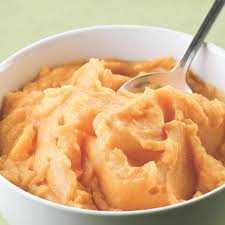
#> input picture test images/O_12967.jpg, 225 x 225 px, given as the content of the folder Data/ORGANIC, which was not available
$ jupyter execute --allow-errors 'waste classification organic and non organic-code.ipynb'   (text cells are left out)
#> lines starting #> are read from the running program, lines starting #| are printed output that depends on the picture; pictures that were not available may be replaced by others from this repository, and a replacement may not be noted
[cell 1]
import pandas as pd
import os
import numpy as np
import matplotlib.pyplot as plt
from sklearn import svm
from sklearn.model_selection import GridSearchCV
from sklearn.model_selection import train_test_split
from sklearn.metrics import accuracy_score
from sklearn.metrics import classification_report,confusion_matrix
from sklearn import preprocessing
import pickle
import seaborn as sns

[cell 2]
from skimage.transform import resize
from skimage.io import imread
from skimage import io, transform

[cell 3]
Categories=['ORGANIC','NONORGANIC']
flat_data_arr=[] #input array
target_arr=[] #output array
datadir=r"Data"

#create file paths by combining the datadir (data directory) with the filenames 'flat_data.npy
flat_data_file = os.path.join(datadir, 'flat_data.npy')
target_file = os.path.join(datadir, 'target.npy')

if os.path.exists(flat_data_file) and os.path.exists(target_file):
    # Load the existing arrays
    flat_data = np.load(flat_data_file)
    target = np.load(target_file)
else:
    #path which contains all the categories of images
    for i in Categories:
        print(f'loading... category : {i}')
        path=os.path.join(datadir,i)
        #create file paths by combining the datadir (data directory) with the i
        for img in os.listdir(path):
            img_array=imread(os.path.join(path,img))#Reads the image using imread.
#> img_array is the input picture: shape (225, 225, 3); mean R, G, B 215.1, 175.9, 130.9
            img_resized=resize(img_array,(150,150,3)) #Resizes the image to a common size of (150, 150, 3) pixels.
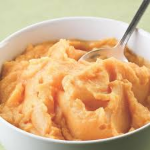
#> img_resized: shape (150, 150, 3) float64; mean R, G, B 0.844, 0.69, 0.513
            flat_data_arr.append(img_resized.flatten()) #Flattens the resized image array and adds it to the flat_data_arr.
            target_arr.append(Categories.index(i)) #Adds the index of the category to the target_arr.
            #this index is being used to associate the numerical representation of the category (index) with the actual image data. This is often done to provide labels for machine learning algorithms where classes are represented numerically. In this case, 'ORGANIC' might correspond to label 0, and 'NONORGANIC' might correspond to label 1.
            print(f'loaded category:{i} successfully')
            #After processing all images, it converts the lists to NumPy arrays (flat_data and target).
            flat_data=np.array(flat_data_arr)
            target=np.array(target_arr)
#> pass 2 of the loop `for i in Categories:`:
    # Save the arrays(flat_data ,target ) into the files(flat_data.npy,target.npy)
    np.save(os.path.join(datadir, 'flat_data.npy'), flat_data)
    np.save(os.path.join(datadir, 'target.npy'), target)

[cell 4]
print(flat_data_file)
target_file

[cell 5]
len(flat_data_arr)
#> Out = 2

[cell 6]
flat_data

[cell 7]
target.sum()

[cell 8]
#dataframe
df=pd.DataFrame(flat_data)
#> df = table of 2 rows and 67500 columns
df['Target']=target #associated the numerical representation of the category (index) with the actual image data
df.shape
#> Out = (2, 67501)

[cell 9]
df
#> Out = table of 2 rows and 67501 columns

[cell 10]
df.columns

[cell 11]
plt.figure(figsize=(8, 6))
ax = sns.countplot(data=df, x='Target')
plt.xlabel('Target', fontsize=12)
plt.ylabel('Count', fontsize=12)
plt.title('Count Plot for Target', fontsize=14)

# Add count labels on top of the bars
for p in ax.patches:
    ax.annotate(f"{p.get_height()}",
                (p.get_x() + p.get_width() / 2., p.get_height()),
                ha='center', va='center', fontsize=11, color='black', xytext=(0, 5),
                textcoords='offset points')
#> this loop made 2 passes

plt.show()
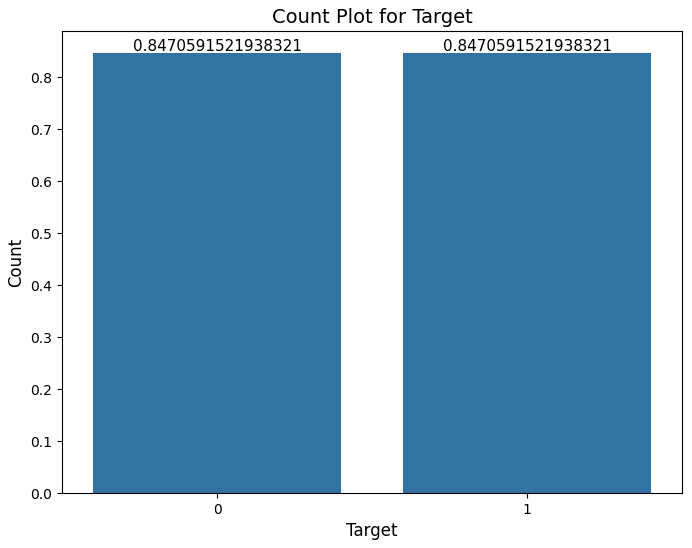
#> figure drawn by matplotlib, 1 panel

[cell 12]
#input data
x=df.iloc[:,:-1]
#> x = table of 2 rows and 67500 columns
#output data
y=df.iloc[:,-1]
y
x
#> Out = table of 2 rows and 67500 columns

[cell 13]
# Splitting the data into training and testing sets
x_train,x_test,y_train,y_test=train_test_split(x,y,test_size=0.30,random_state=77)
#> x_train = table of 1 rows and 67500 columns; x_test = table of 1 rows and 67500 columns

[cell 14]
from sklearn.svm import SVC
svm=SVC()
filename = 'SVC_Classifier.pkl'
#> (the rest of this cell did not finish here and is left out)

#> (a cell that did not finish here is left out)

[cell 16]
class_labels=['ORGANIC','NONORGANIC']
plt.figure(figsize=(8, 6))
#> (the rest of this cell did not finish here and is left out)

[cell 17]
from sklearn.ensemble import RandomForestClassifier
rf=RandomForestClassifier()
filename = 'RF_Classifier.pkl'
if os.path.exists('RF_Classifier.pkl'):
# Load the trained model from the Pickle file
 with open(filename, 'rb') as RF_Model_pkl:
            rf = pickle.load(RF_Model_pkl)
            y_pred=rf.predict(x_test)
            Acc=accuracy_score(y_test,y_pred)*100
            print("Accuracy",Acc)
else:
    rf.fit(x_train,y_train)
    y_pred=rf.predict(x_test)
#> y_pred = [1]
    Acc=accuracy_score(y_test,y_pred)*100
#> Acc = 0
    print("Accuracy",Acc)
#| Accuracy 0.0
    # Dump the trained Naive Bayes classifier with Pickle
    filename = 'RF_Classifier.pkl'
    # Open the file to save as pkl file
    RF_Model_pkl = open(filename, 'wb')
    #when you use 'wb' as the mode when opening a file, you are telling Python to open the file in write mode and treat it as a binary file. This is commonly used when saving non-textual data, such as images, audio, or serialized objects like machine learning models
    pickle.dump(rf, RF_Model_pkl)
    #function to serialize and save the rf object (which is your trained Random Forest model) into the Pickle file opened as RF_Model_pkl.
    # Close the pickle instances
    RF_Model_pkl.close()

[cell 18]
Acc=accuracy_score(y_test,y_pred)*100
print("Accuracy",Acc)
#| Accuracy 0.0

[cell 19]
cm=confusion_matrix(y_test,y_pred)
#> cm = [[0, 1], [0, 0]]
cm
#> Out = [[0, 1], [0, 0]]

[cell 20]
class_labels=['ORGANIC','NONORGANIC']
plt.figure(figsize=(8, 6))
sns.heatmap(cm, annot=True, fmt="d", cmap="Blues", xticklabels=class_labels, yticklabels=class_labels)
plt.xlabel("Predicted Label")
plt.ylabel("True Label")
plt.title("Confusion Matrix")
plt.show()
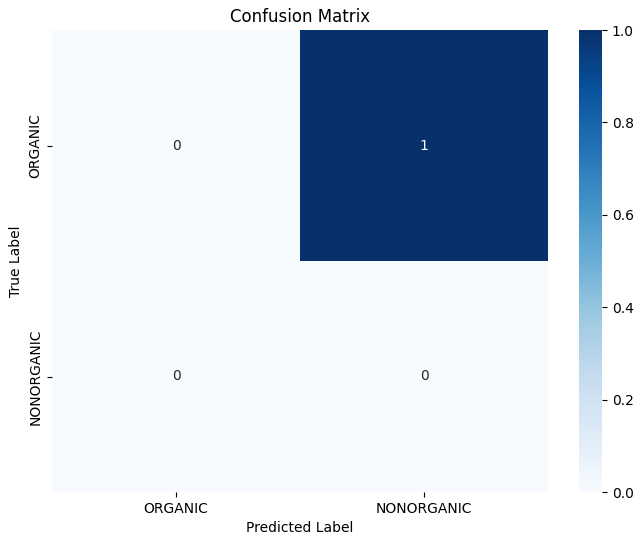
#> figure drawn by matplotlib, 2 panels

[cell 21]
report=classification_report(y_test,y_pred)
print(report)
#|               precision    recall  f1-score   support
#|            0       0.00      0.00      0.00       1.0
#|            1       0.00      0.00      0.00       0.0
#|     accuracy                           0.00       1.0
#|    macro avg       0.00      0.00      0.00       1.0
#| weighted avg       0.00      0.00      0.00       1.0

[cell 22]
path = r"test images"
Categories = {0:'ORGANIC',1:'NONORGANIC'}  # Define your categories with corresponding labels
for filename in os.listdir(path):
    img_path = os.path.join(path, filename)  # Construct the complete image path
    img = imread(img_path)

    plt.imshow(img)
    plt.show()

    img_resize = resize(img, (150, 150, 3))
    l = [img_resize.flatten()]

    # Make predictions using your pre-trained model
    prediction = rf.predict(l)[0]
#> prediction = 1
    predicted_category = Categories[prediction]
#> predicted_category = 'NONORGANIC'
    print("The predicted image is:", predicted_category)
#| The predicted image is: NONORGANIC
#> pass 2 of the loop `for filename in os.listdir(path):`:
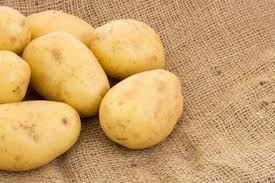
#> input picture test images/O_12968.jpg, 275 x 183 px
#> img is the input picture: shape (183, 275, 3); mean R, G, B 205.6, 164, 107
#> `img_resize = resize(img, (150, 150, 3))`:
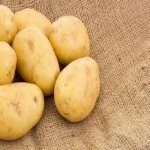
#> img_resize: shape (150, 150, 3) float64; mean R, G, B 0.806, 0.643, 0.42
#| The predicted image is: NONORGANIC
#> pass 3 of the loop `for filename in os.listdir(path):`:
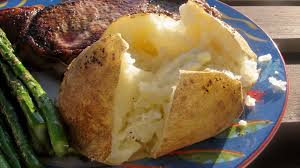
#> input picture test images/O_12969.jpg, 300 x 168 px
#> img is the input picture: shape (168, 300, 3); mean R, G, B 122, 101, 72
#> `img_resize = resize(img, (150, 150, 3))`:
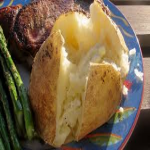
#> img_resize: shape (150, 150, 3) float64; mean R, G, B 0.478, 0.396, 0.282
#| The predicted image is: NONORGANIC
#> the loop made 4 passes; the first 3 are shown
